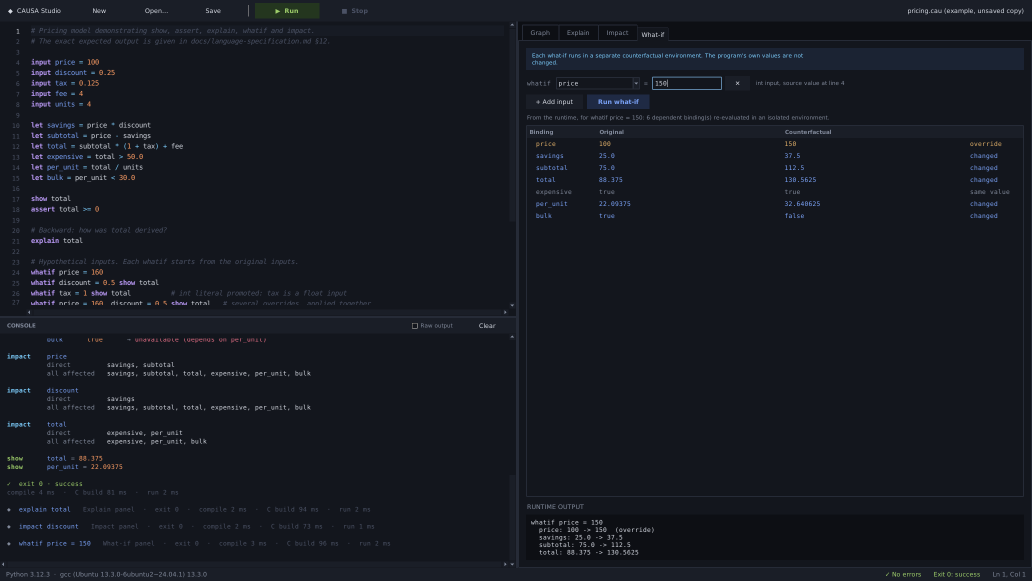
#> input picture presentation/assets/studio_whatif.png, 2064 x 1161 px (shown at 1/2 size)
$ python make_crops.py
#> lines starting #> are read from the running program, lines starting #| are printed output that depends on the picture
"""Create the cropped detail views used on the Studio slide from the captured screenshots.

    python3 presentation/make_crops.py      (needs Pillow)
"""
from pathlib import Path
from PIL import Image

A = Path(__file__).resolve().parent / "assets"
Image.open(A / "studio_whatif.png").crop((1035, 85, 2064, 500)).save(A / "crop_whatif.png")
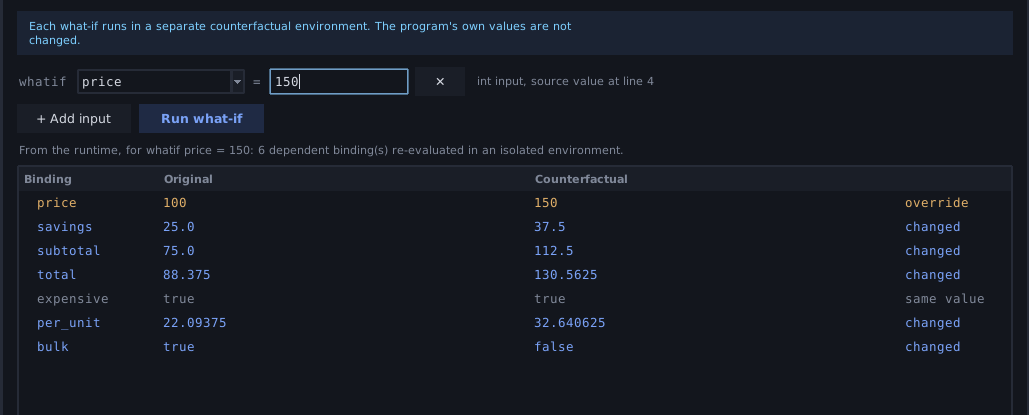
#> saved as crop_whatif.png: PIL image 1029x415 RGB; mean R, G, B 22.7, 26.9, 35.8
g = Image.open(A / "studio_graph.png")
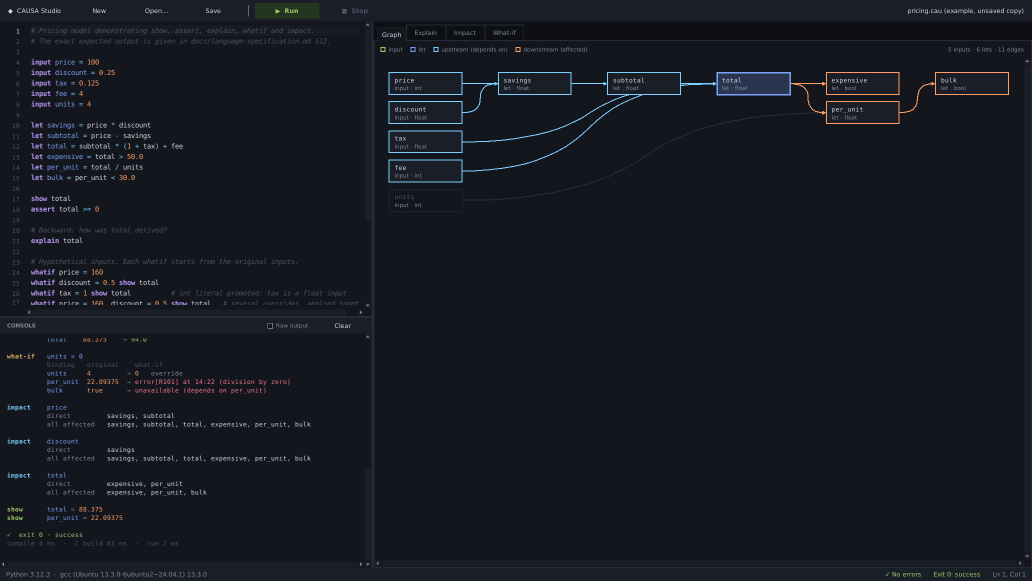
#> input picture presentation/assets/studio_graph.png, 2064 x 1161 px (shown at 1/2 size)
#> g is the input picture: PIL image 2064x1161 RGB; mean R, G, B 22.3, 25.5, 33
g.crop((0, 640, 745, 1110)).save(A / "crop_console.png")
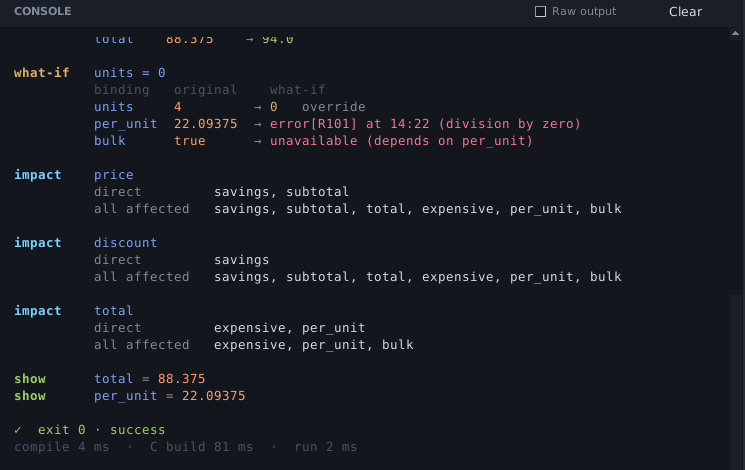
#> saved as crop_console.png: PIL image 745x470 RGB; mean R, G, B 23.4, 26.2, 33.4
g.crop((745, 85, 2064, 460)).save(A / "crop_graph.png")
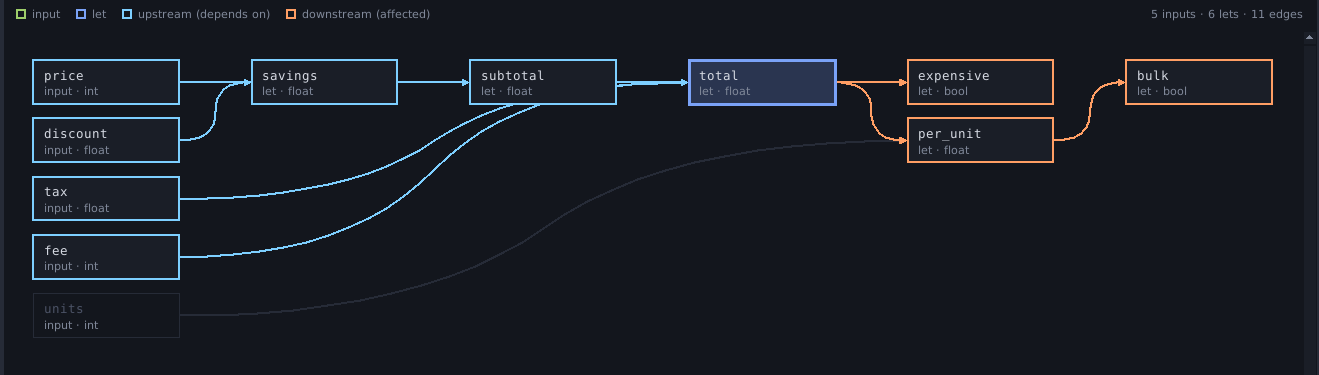
#> saved as crop_graph.png: PIL image 1319x375 RGB; mean R, G, B 24.3, 28.1, 36
print("crops written")
